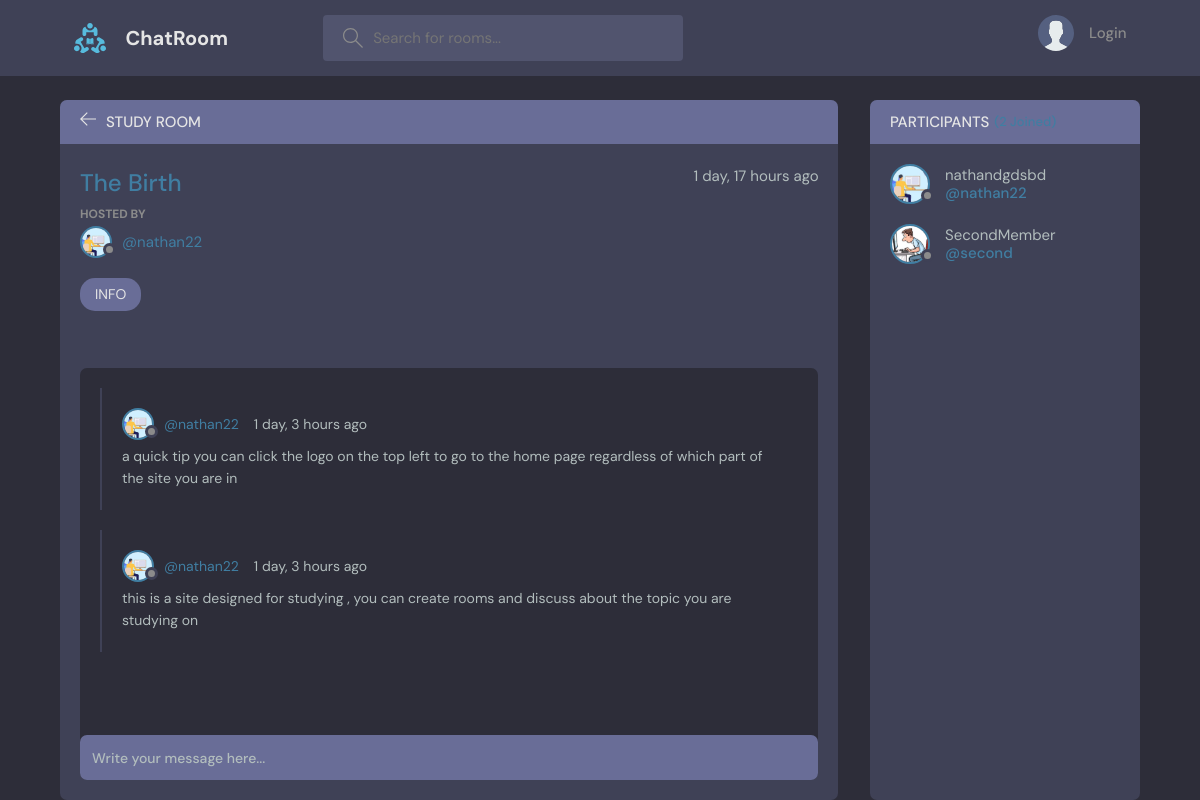
The page /room/1/ on the database its author committed.
### Base/models.py (models this page shows, shortened)
class Room(models.Model):
    host = models.ForeignKey(User, on_delete=models.SET_NULL,null=True)
    topic = models.ForeignKey(Topic , on_delete=models.SET_NULL,null=True)
    name = models.CharField(max_length=200)
    description =  models.TextField(null=True , blank=True)
    participants = models.ManyToManyField(User,related_name='participants',blank=True)
    updated = models.DateTimeField(auto_now=True)
    created = models.DateTimeField(auto_now_add=True)
    class Meta:
        ordering = ['-updated','-created']

class User(AbstractUser):
    name = models.CharField(max_length=200 , null=True)
    bio = models.TextField(null=True)
    avatar = models.ImageField(null=True , default='avatar.svg')

class Topic(models.Model):
    name = models.CharField(max_length=200)
    updated = models.DateTimeField(auto_now=True)
    created = models.DateTimeField(auto_now_add=True)
    class Meta:
        ordering = ['-updated','-created']
    def __str__(self) -> str:
        return self.name

class Message(models.Model):
    user =  models.ForeignKey(User , on_delete=models.CASCADE)
    room = models.ForeignKey(Room ,on_delete=models.CASCADE)
    body = models.TextField()
    updated = models.DateTimeField(auto_now=True)
    created = models.DateTimeField(auto_now_add=True)
    class Meta:
        ordering = ['-updated','-created']

### Base/views.py (the view, shortened to what this page needs)
# urls.py: path('room/<str:pk>/',room,name='room'),
def room(request,pk):
    room  = Room.objects.get(id = pk)
    room_messages = room.message_set.all().order_by('-created')
    participants = room.participants.all()
    context = {'room':room,'room_messages':room_messages,'participants':participants}
    return render(request, 'Base/room.html',context)

### Base/templates/Base/room.html (shortened to what this page needs)
{% extends 'main.html' %}
{% block content %}
<main class="profile-page layout layout--2">
  <div class="container">
    <div class="room">
      <div class="room__top">
        <div class="room__topLeft">
          <a href="{% url 'home' %}">
            <svg version="1.1" xmlns="http://www.w3.org/2000/svg" width="32" height="32" viewBox="0 0 32 32">
              <title>arrow-left</title>
              <path
                d="M13.723 2.286l-13.723 13.714 13.719 13.714 1.616-1.611-10.96-10.96h27.625v-2.286h-27.625l10.965-10.965-1.616-1.607z">
              </path>
            </svg>
          </a>
          <h3>Study Room</h3>
        </div>
      </div>
      <div class="room__box scroll">
        <div class="room__header scroll">
          <div class="room__info">
            <h3>{{room.name}}</h3>
            <span>{{room.created|timesince}} ago</span>
          </div>
          <div class="room__hosted">
            <p>Hosted By</p>
            <a href="{% url 'userProfile' user.id %}" class="room__author">
              <div class="avatar avatar--small">
                <img src="{{room.host.avatar.url}}" />
              </div>
              <span>@{{room.host.username}}</span>
            </a>
          </div>
          <span class="room__topics">{{room.topic}}</span>
        </div>
        <div class="room__conversation">
          <div class="threads scroll">
            {% for message in room_messages %}
            <div class="thread">
              <div class="thread__top">
                <div class="thread__author">
                  <a href="{% url 'userProfile' message.user.id %}" class="thread__authorInfo">
                    <div class="avatar avatar--small">
                      <img src="{{message.user.avatar.url}}" />
                    </div>
                    <span>@{{message.user.username}}</span>
                  </a>
                  <span class="thread__date">{{message.created|timesince}} ago</span>
                </div>
              </div>
              <div class="thread__details">
                {{message.body}}
              </div>
            </div>
            {% endfor %}
          </div>
        </div>
      </div>
      <div class="room__message">
        <form action="" method="POST">
          <input name="body" placeholder="Write your message here..." />
        </form>
      </div>
    </div>
    <div class="participants">
      <h3 class="participants__top">Participants <span>({{participants.count}} Joined)</span></h3>
      <div class="participants__list scroll">
        {% for user in participants %}
        <a href="{%  url 'userProfile' user.id %}" class="participant">
          <div class="avatar avatar--medium">
            <img src="{{user.avatar.url}}" />
          </div>
          <p>
            {{user.name}}
            <span>@{{user.username}}</span>
          </p>
        </a>
        {% endfor %}
      </div>
    </div>
  </div>
</main>
{% endblock content %}

### rows shown on the page
Room: name "The Birth", created "1 day, 17 hours", host.avatar (picture), host.username "nathan22", topic "INFO"
Message: user.avatar (picture), user.username "nathan22", created "1 day, 3 hours", body "a quick tip you can click the logo on the top left to go to the home page regardless of which part of the site you are in"
Message: user.avatar (picture), user.username "nathan22", created "1 day, 3 hours", body "this is a site designed for studying , you can create rooms and discuss about the topic you are studying on"
User: avatar (picture), name "nathandgdsbd", username "nathan22"
User: avatar (picture), name "SecondMember", username "second"
